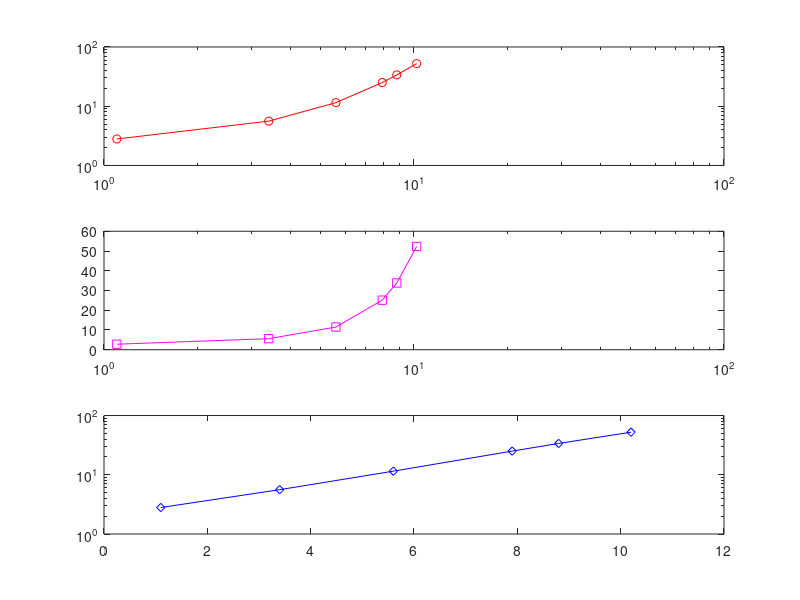

Source code (MATLAB):
x=[1.1 3.4 5.6 7.9 8.8 10.2];
y=[2.8 5.6 11.5 25.1 33.8 52.3];
figure;
subplot(3,1,1);
loglog(x,y,'ro-');
subplot(3,1,2);
semilogx(x,y,'ms-');
subplot(3,1,3);
semilogy(x,y,'bd-');